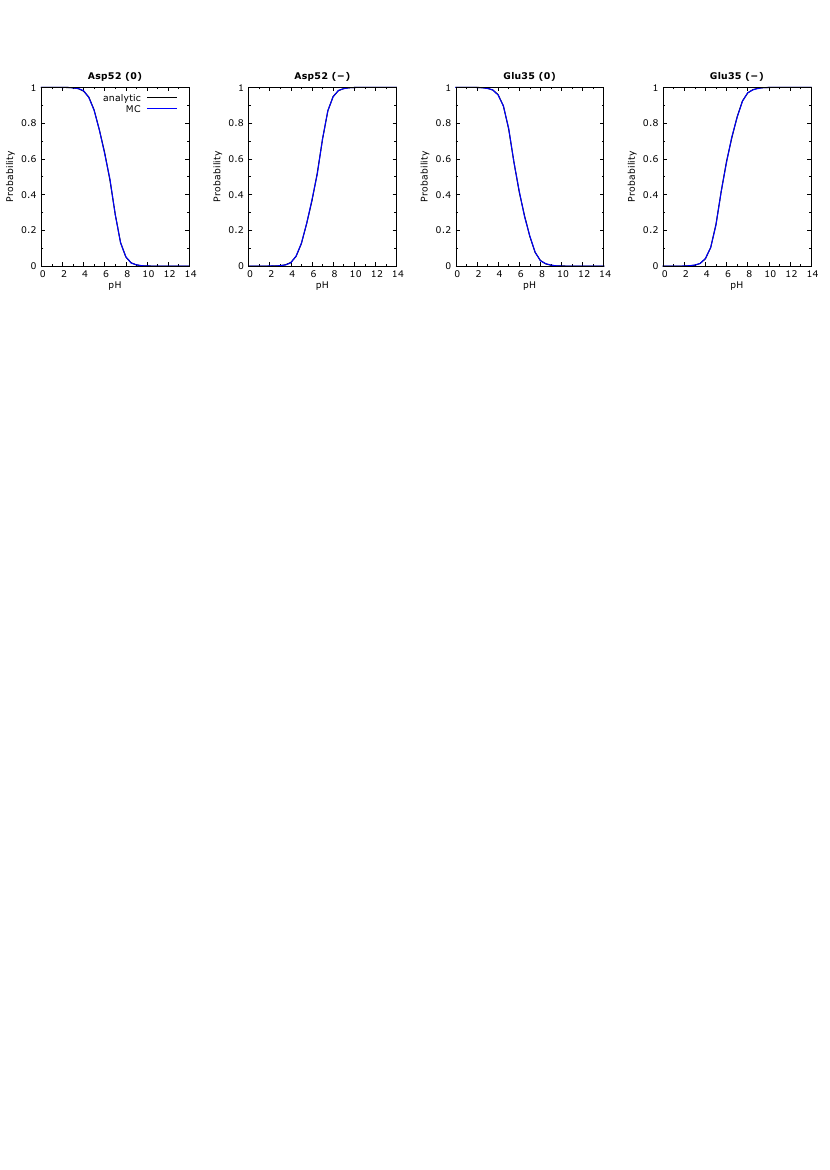

Write gnuplot code to recreate this figure.
# Gnuplot input file
set   terminal pdf dashed size 8.3, 11.7 font "Verdana, 10" linewidth 1.5
set   output "page01.pdf"

set   xrange [0:14]
set   yrange [0:1]
set   xtics  2.0 scale 0.8 offset 0,   0.3
set   mxtics
set   ytics  0.2 scale 0.8 offset 0.3, 0
set   mytics
set   xlabel "pH"           offset 0.0, 0.8  font "Verdana, 10"
set   ylabel "Probability"  offset 1.8, 0.0  font "Verdana, 10"

set   style line  1  lc rgb "black"    lw 2     lt 1
set   style line  2  lc rgb "blue"     lw 2     lt 1
set   style line  3  lc rgb "green"    lw 2     lt 1
set   style line  4  lc rgb "red"      lw 2     lt 1
set   style line  5  lc rgb "cyan"     lw 2     lt 1
set   style line  6  lc rgb "magenta"  lw 2     lt 1
set   style line  7  lc rgb "yellow"   lw 2     lt 1

set   style line  8  lc rgb "black"    lw 4     lt 2
set   style line  9  lc rgb "blue"     lw 4     lt 2
set   style line 10  lc rgb "green"    lw 4     lt 2
set   style line 11  lc rgb "red"      lw 4     lt 2
set   style line 12  lc rgb "cyan"     lw 4     lt 2
set   style line 13  lc rgb "magenta"  lw 4     lt 2
set   style line 14  lc rgb "yellow"   lw 4     lt 2

set   multiplot layout 4, 2

unset key

set   key
set   size 0.25, 0.20
set   origin 0.000000, 0.750000
set   title "Asp52 (0)" font "Verdana Bold, 10" offset 0, -0.5
plot \
"../curves_analytic/PRTA_ASP52_p.dat" w l ls 1 t "analytic", \
"../curves_mc/PRTA_ASP52_p.dat" w l ls 2 t "MC" 


unset key



set   size 0.25, 0.20
set   origin 0.250000, 0.750000
set   title "Asp52 (−)" font "Verdana Bold, 10" offset 0, -0.5
plot \
"../curves_analytic/PRTA_ASP52_d.dat" w l ls 1 t "analytic", \
"../curves_mc/PRTA_ASP52_d.dat" w l ls 2 t "MC" 




set   size 0.25, 0.20
set   origin 0.500000, 0.750000
set   title "Glu35 (0)" font "Verdana Bold, 10" offset 0, -0.5
plot \
"../curves_analytic/PRTA_GLU35_p.dat" w l ls 1 t "analytic", \
"../curves_mc/PRTA_GLU35_p.dat" w l ls 2 t "MC" 




set   size 0.25, 0.20
set   origin 0.750000, 0.750000
set   title "Glu35 (−)" font "Verdana Bold, 10" offset 0, -0.5
plot \
"../curves_analytic/PRTA_GLU35_d.dat" w l ls 1 t "analytic", \
"../curves_mc/PRTA_GLU35_d.dat" w l ls 2 t "MC" 



unset multiplot
